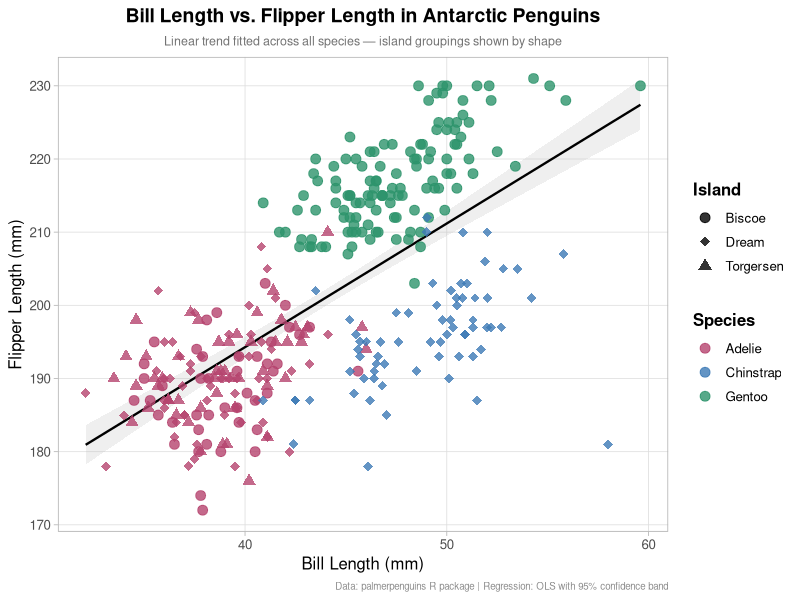

Generate this figure with R:
# penguin_correlation.R
# Project 2: Correlation Analysis & Statistical Trends
# Examining the relationship between flipper length and bill length

# ── 0. Packages ───────────────────────────────────────────────────────────────
# install.packages("palmerpenguins", quiet = TRUE)
# install.packages("ggplot2",        quiet = TRUE)
# install.packages("dplyr",          quiet = TRUE)
# install.packages("tidyr",          quiet = TRUE)

library(palmerpenguins)
library(ggplot2)
library(dplyr)
library(tidyr)

# ── 1. Load and filter data ───────────────────────────────────────────────────
data("penguins")

penguin_clean <- penguins %>%
  drop_na(flipper_length_mm, bill_length_mm, species, island)

# ── 2. Define visual mappings ─────────────────────────────────────────────────
color_map <- c(
  "Adelie"    = "#B5446E",   # raspberry pink
  "Chinstrap" = "#3D7AB5",   # cobalt blue
  "Gentoo"    = "#2D936C"    # emerald green
)

shape_map <- c(
  "Biscoe"    = 19,   # filled circle
  "Dream"     = 18,   # filled diamond
  "Torgersen" = 17    # filled triangle
)

# ── 3. Build the scatterplot ──────────────────────────────────────────────────
scatter <- ggplot(penguin_clean, aes(
  x     = bill_length_mm,
  y     = flipper_length_mm,
  color = species,
  shape = island
)) +

  # Linear regression trendline with transparent SE band
  geom_smooth(
    method    = "lm",
    formula   = y ~ x,
    aes(group = 1),
    color     = "black",
    fill      = "grey70",
    alpha     = 0.20,
    linewidth = 0.8,
    se        = TRUE
  ) +

  # Data points
  geom_point(size = 3, alpha = 0.80) +

  # Apply color and shape scales
  scale_color_manual(values = color_map) +
  scale_shape_manual(values = shape_map) +

  # Labels
  labs(
    title    = "Bill Length vs. Flipper Length in Antarctic Penguins",
    subtitle = "Linear trend fitted across all species — island groupings shown by shape",
    x        = "Bill Length (mm)",
    y        = "Flipper Length (mm)",
    color    = "Species",
    shape    = "Island",
    caption  = "Data: palmerpenguins R package | Regression: OLS with 95% confidence band"
  ) +

  # Theme
  theme_light(base_size = 12) +
  theme(
    plot.title      = element_text(face = "bold", size = 14, hjust = 0.5),
    plot.subtitle   = element_text(size = 9, hjust = 0.5, color = "grey45"),
    plot.caption    = element_text(size = 7, color = "grey55"),
    legend.position = "right",
    legend.title    = element_text(face = "bold"),
    panel.grid.minor = element_blank()
  )

# ── 4. Save output ────────────────────────────────────────────────────────────
ggsave(
  filename = "penguin_correlation.png",
  plot     = scatter,
  width    = 11,
  height   = 7,
  dpi      = 300
)

message("Done! penguin_correlation.png has been saved.")

# ── TREND OBSERVATIONS ────────────────────────────────────────────────────────
# - Bill length and flipper length show a clear positive linear relationship
#   when looking at all three species combined.
# - Gentoo penguins stand out with notably longer flippers, clustering at the
#   top of the chart despite varying bill lengths.
# - Adelie penguins tend to have shorter bills and shorter flippers overall,
#   sitting in the lower-left region of the plot.
# - Chinstrap penguins display longer bills relative to their flipper length,
#   separating them from Adelie penguins even though both share similar flipper
#   size ranges.
# - Biscoe island is predominantly associated with Gentoo observations, while
#   Dream and Torgersen islands are more evenly distributed across species.
